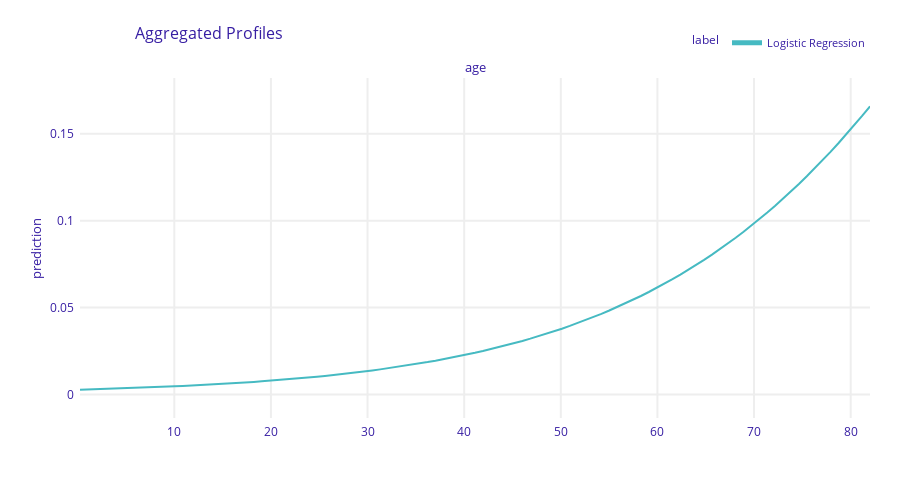

Source (notebook cell):
### Markdown cell above
Zmienne ilościowe:

### Code cell
pdp_age = exp.model_profile(variables="age")
pdp_age.plot()

### Figure 1 — Plotly figure (JSON) as saved in the notebook; plotly's stock layout.template omitted (floating-point values rounded to 4 significant figures; data arrays with more than 128 entries replaced by an {"elided": "..."} marker saying what was removed)
{"data": [{"customdata": {"elided": "101x3 mixed values"}, "hovertemplate": "<b>%{hovertext}</b><br><br>prediction=%{y:.3f}<br>mean_prediction=%{customdata[0]:.3f}<extra></extra>", "hovertext": ["Logistic Regression", "Logistic Regression", "Logistic Regression", "Logistic Regression", "Logistic Regression", "Logistic Regression", "Logistic Regression", "Logistic Regression", "Logistic Regression", "Logistic Regression", "Logistic Regression", "Logistic Regression", "Logistic Regression", "Logistic Regression", "Logistic Regression", "Logistic Regression", "Logistic Regression", "Logistic Regression", "Logistic Regression", "Logistic Regression", "Logistic Regression", "Logistic Regression", "Logistic Regression", "Logistic Regression", "Logistic Regression", "Logistic Regression", "Logistic Regression", "Logistic Regression", "Logistic Regression", "Logistic Regression", "Logistic Regression", "Logistic Regression", "Logistic Regression", "Logistic Regression", "Logistic Regression", "Logistic Regression", "Logistic Regression", "Logistic Regression", "Logistic Regression", "Logistic Regression", "Logistic Regression", "Logistic Regression", "Logistic Regression", "Logistic Regression", "Logistic Regression", "Logistic Regression", "Logistic Regression", "Logistic Regression", "Logistic Regression", "Logistic Regression", "Logistic Regression", "Logistic Regression", "Logistic Regression", "Logistic Regression", "Logistic Regression", "Logistic Regression", "Logistic Regression", "Logistic Regression", "Logistic Regression", "Logistic Regression", "Logistic Regression", "Logistic Regression", "Logistic Regression", "Logistic Regression", "Logistic Regression", "Logistic Regression", "Logistic Regression", "Logistic Regression", "Logistic Regression", "Logistic Regression", "Logistic Regression", "Logistic Regression", "Logistic Regression", "Logistic Regression", "Logistic Regression", "Logistic Regression", "Logistic Regression", "Logistic Regression", "Logistic Regression", "Logistic Regression", "Logistic Regression", "Logistic Regression", "Logistic Regression", "Logistic Regression", "Logistic Regression", "Logistic Regression", "Logistic Regression", "Logistic Regression", "Logistic Regression", "Logistic Regression", "Logistic Regression", "Logistic Regression", "Logistic Regression", "Logistic Regression", "Logistic Regression", "Logistic Regression", "Logistic Regression", "Logistic Regression", "Logistic Regression", "Logistic Regression", "Logistic Regression"], "legendgroup": "Logistic Regression", "line": {"color": "#46bac2", "dash": "solid", "width": 2}, "marker": {"symbol": "circle"}, "mode": "lines", "name": "Logistic Regression", "opacity": 1, "orientation": "v", "showlegend": true, "type": "scatter", "x": [0.24, 1.058, 1.875, 2.693, 3.51, 4.328, 5.146, 5.963, 6.781, 7.598, 8.416, 9.234, 10.05, 10.87, 11.69, 12.5, 13.32, 14.14, 14.96, 15.77, 16.59, 17.41, 18.23, 19.04, 19.86, 20.68, 21.5, 22.32, 23.13, 23.95, 24.77, 25.59, 26.4, 27.22, 28.04, 28.86, 29.67, 30.49, 31.31, 32.13, 32.94, 33.76, 34.58, 35.4, 36.21, 37.03, 37.85, 38.67, 39.48, 40.3, 41.12, 41.94, 42.76, 43.57, 44.39, 45.21, 46.03, 46.84, 47.66, 48.48, 49.3, 50.11, 50.93, 51.75, 52.57, 53.38, 54.2, 55.02, 55.84, 56.65, 57.47, 58.29, 59.11, 59.92, 60.74, 61.56, 62.38, 63.2, 64.01, 64.83, 65.65, 66.47, 67.28, 68.1, 68.92, 69.74, 70.55, 71.37, 72.19, 73.01, 73.82, 74.64, 75.46, 76.28, 77.09, 77.91, 78.73, 79.55, 80.36, 81.18, 82], "xaxis": "x", "y": [0.002812, 0.002937, 0.003067, 0.003204, 0.003346, 0.003494, 0.003649, 0.003811, 0.00398, 0.004156, 0.00434, 0.004533, 0.004733, 0.004943, 0.005161, 0.005389, 0.005627, 0.005876, 0.006135, 0.006406, 0.006689, 0.006984, 0.007291, 0.007612, 0.007947, 0.008297, 0.008661, 0.009042, 0.009439, 0.009853, 0.01028, 0.01073, 0.0112, 0.01169, 0.0122, 0.01274, 0.01329, 0.01387, 0.01447, 0.0151, 0.01576, 0.01644, 0.01715, 0.01789, 0.01867, 0.01947, 0.02031, 0.02118, 0.02209, 0.02304, 0.02402, 0.02505, 0.02612, 0.02723, 0.02839, 0.02959, 0.03084, 0.03214, 0.03349, 0.0349, 0.03636, 0.03788, 0.03946, 0.0411, 0.0428, 0.04457, 0.04641, 0.04831, 0.05029, 0.05234, 0.05447, 0.05668, 0.05897, 0.06134, 0.0638, 0.06634, 0.06898, 0.07171, 0.07454, 0.07746, 0.08048, 0.08361, 0.08684, 0.09018, 0.09363, 0.0972, 0.1009, 0.1047, 0.1086, 0.1126, 0.1168, 0.1211, 0.1255, 0.1301, 0.1347, 0.1396, 0.1445, 0.1496, 0.1548, 0.1602, 0.1657], "yaxis": "y"}], "layout": {"annotations": [{"font": {"size": 13}, "showarrow": false, "text": "age", "x": 0.5, "xanchor": "center", "xref": "paper", "y": 1, "yanchor": "bottom", "yref": "paper"}, {"font": {"size": 13}, "showarrow": false, "text": "prediction", "textangle": -90, "x": -0.07, "xref": "paper", "y": 0.5, "yref": "paper"}], "font": {"color": "#371ea3"}, "height": 489, "hovermode": "x unified", "legend": {"font": {"size": 11}, "itemsizing": "constant", "orientation": "h", "title": {"font": {"size": 12}, "text": "label"}, "tracegroupgap": 0, "x": 1, "xanchor": "right", "y": 1.061, "yanchor": "bottom"}, "margin": {"b": 71, "r": 30, "t": 78}, "title": {"font": {"size": 16}, "text": "Aggregated Profiles", "x": 0.15}, "xaxis": {"anchor": "y", "automargin": true, "domain": [0, 1], "fixedrange": true, "gridwidth": 2, "showticklabels": true, "tickcolor": "white", "ticklen": 3, "ticks": "outside", "title": {"text": ""}, "type": "linear", "zeroline": false}, "yaxis": {"anchor": "x", "automargin": true, "domain": [0, 1], "fixedrange": true, "gridwidth": 2, "range": [-0.01348, 0.182], "tickcolor": "white", "ticklen": 3, "ticks": "outside", "title": {"text": ""}, "type": "linear", "zeroline": false}}}
